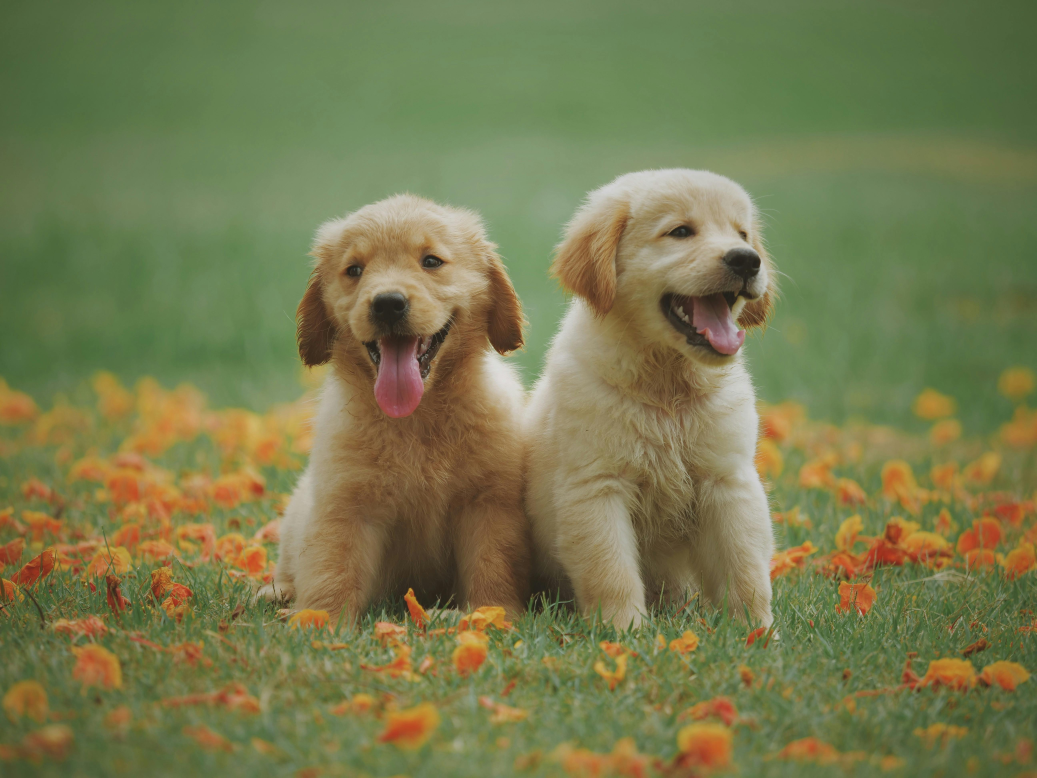
#> input picture CV-Lab/Lab-3/Res/dog.jpeg, 5184 x 3888 px (shown at 1/5 size)
$ python q2.py
#> lines starting #> are read from the running program, lines starting #| are printed output that depends on the picture
import numpy as np
import cv2 as cv

img = cv.imread("./Res/dog.jpeg")
#> img is the input picture: shape (3888, 5184, 3); mean B, G, R 78.3, 122, 119.3

img = cv.resize(img, dsize=(img.shape[1]//5, img.shape[0]//5))
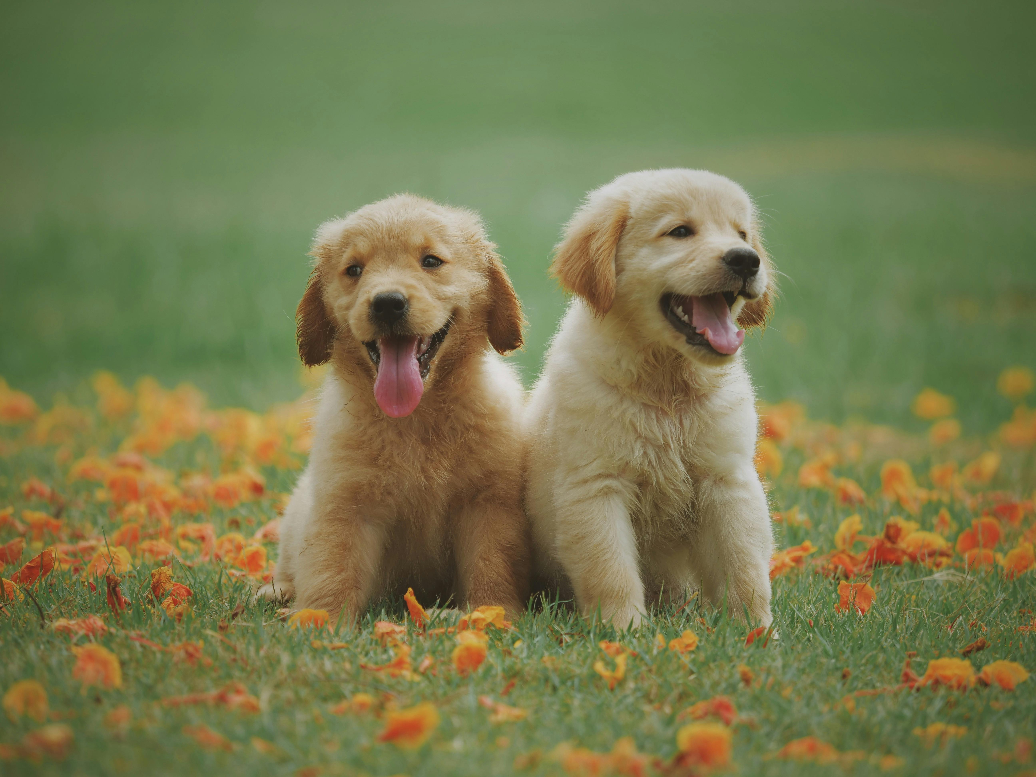
#> img: shape (777, 1036, 3); mean B, G, R 78.2, 121.9, 119.2

grey_img = cv.cvtColor(img, cv.COLOR_BGR2GRAY)
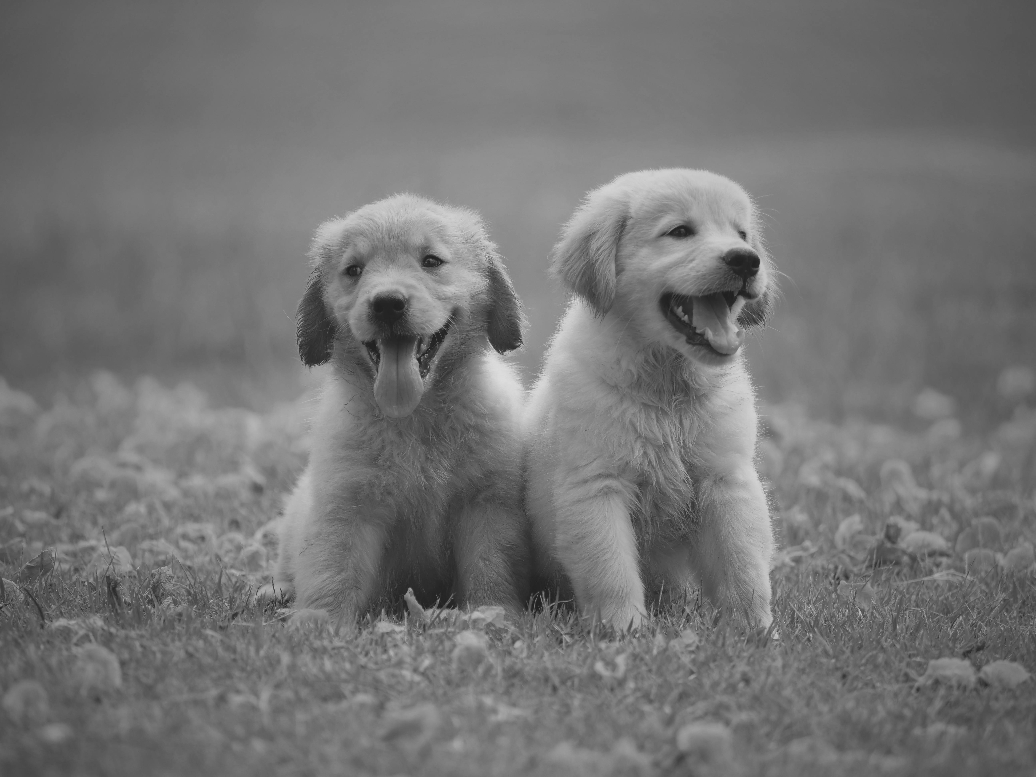
#> grey_img: shape (777, 1036); min 28, max 222, mean 116.1
cv.imshow('grey frame', grey_img)
cv.waitKey(0)

gradient_filter = [[-1, 1],
                   [-1, 1]]


res = cv.filter2D(grey_img, -1, np.array(gradient_filter))
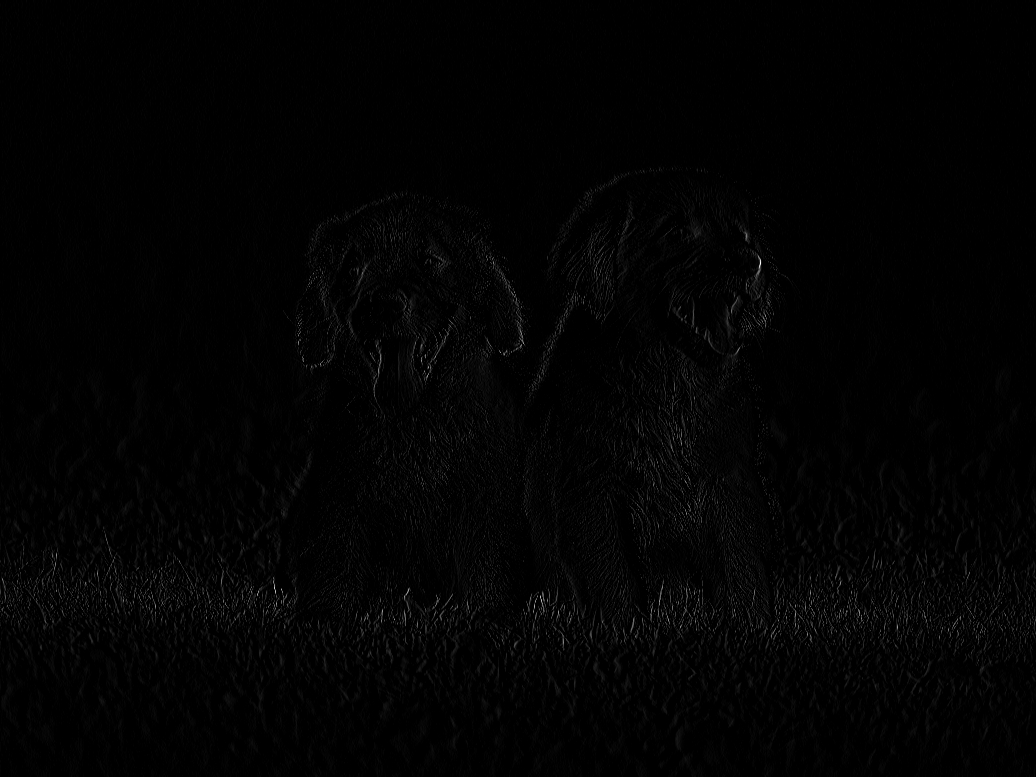
#> res: shape (777, 1036); min 0, max 251, mean 2.6
cv.imshow('Gradients', res)
cv.waitKey(-1)

cv.destroyAllWindows()
